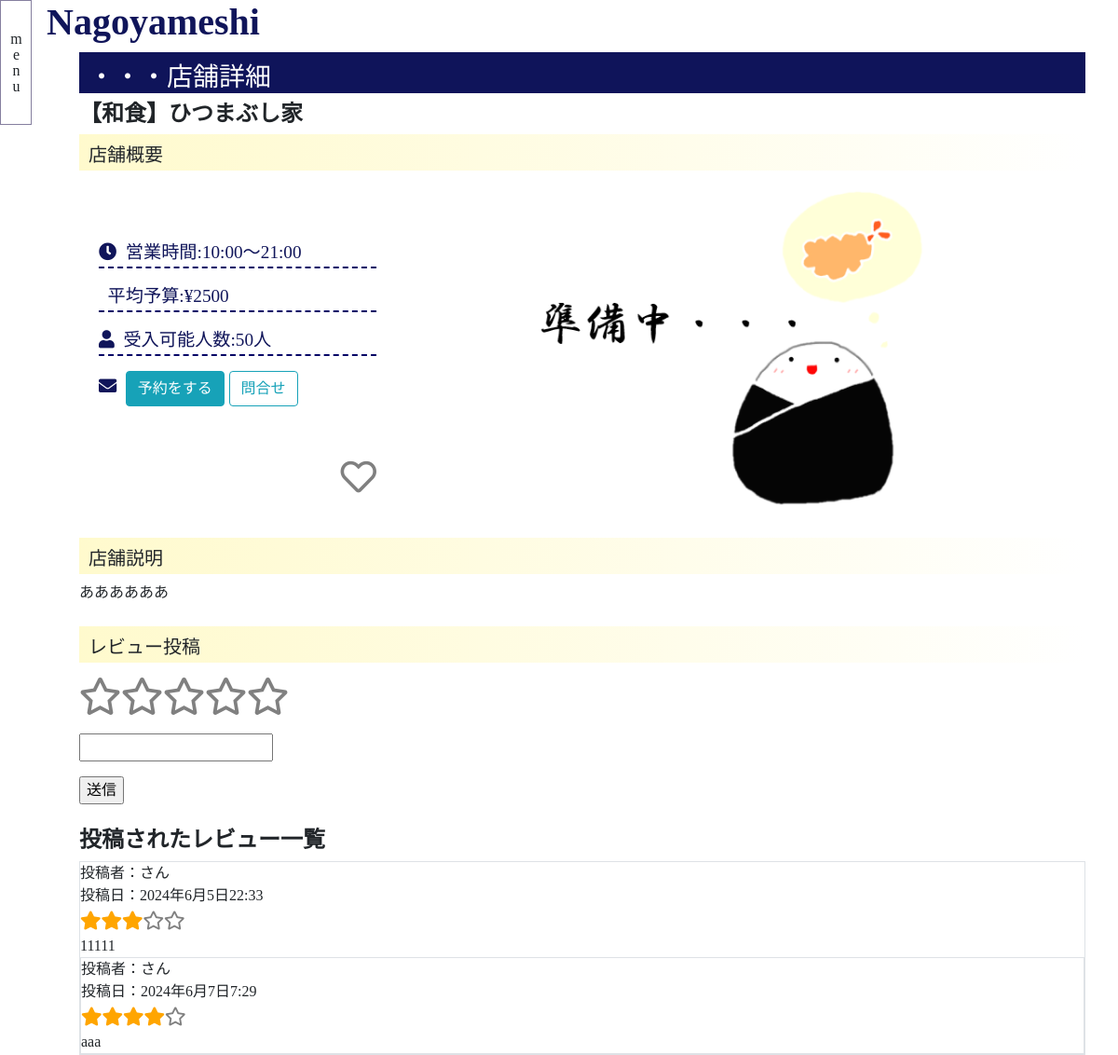
Page /restaurant/1/ on the committed database.
### nagoyameshi/models.py (models this page shows, shortened)
class Restaurant(models.Model):
    name = models.CharField(verbose_name="店舗名",max_length=100)
    category = models.ForeignKey(Category, verbose_name="カテゴリ", on_delete=models.SET_NULL, null=True, blank=True)
    img = models.ImageField(verbose_name="店舗画像", upload_to="nagoyameshi/restaurant/img")
    description = models.TextField(verbose_name="店舗説明文")
    created_date = models.DateTimeField(verbose_name="作成日",auto_now_add=True)
    update_date = models.DateTimeField(verbose_name="編集日",auto_now=True)
    budget = models.PositiveIntegerField(verbose_name="予算")
    capacity = models.PositiveIntegerField(verbose_name="受け入れ可能人数")
    start = models.TimeField(verbose_name="営業開始")
    end = models.TimeField(verbose_name="営業終了")

class Category(models.Model):
    name = models.CharField(verbose_name="カテゴリ名",max_length=10)
    def __str__(self):
        return self.name

class Review(models.Model):
    created_date = models.DateTimeField(verbose_name="作成日時", auto_now_add=True)
    user = models.ForeignKey(User, verbose_name="レビューユーザー", on_delete=models.CASCADE)
    restaurant = models.ForeignKey(Restaurant, verbose_name="対象飲食店", on_delete=models.CASCADE)
    comment = models.TextField(verbose_name="コメント")
    stars = models.IntegerField(verbose_name="評価", validators=[MinValueValidator(1),MaxValueValidator(5)])
    def star_icon(self):
        dic                 = {}
        dic["true_star"]    = self.stars * " "
        dic["false_star"]   = (5-self.stars)* " "
        return dic

### nagoyameshi/views.py (the view)
class RestaurantView(View):
    def get(self, request, pk, *args, **kwargs):
        print(pk)
        context = {}
        context["restaurant"]   = Restaurant.objects.filter(id=pk).first()
        context["reviews"]      = Review.objects.filter(restaurant=pk)
        if request.user.is_authenticated:
            context["is_faved"]     = Fav.objects.filter(user=request.user,restaurant=context["restaurant"]).exists()
        else:
            context["is_faved"]     = False
        return render(request, "nagoyameshi/restaurant.html", context)

### templates/nagoyameshi/restaurant.html (shortened to what this page needs)
{% extends "nagoyameshi/base.html" %}
{% block main %}
<div class="container">
<div class="table-responsive">
<section>
<h3>・・・店舗詳細</h3>
<h4>【{{ restaurant.category }}】{{ restaurant.name }}</h4>
<table style="width: 100%;">
  <tr>
  <h5>&nbsp;&nbsp;店舗概要</h5>
  <td>
          <br>
          <br>
        <ul class="outline">
          <div class="outline-list"><i class="fas fa-clock"></i>&nbsp;&nbsp;営業時間:{{ restaurant.start }}～{{ restaurant.end }}</div>
            <p class="u-line"></p>
          <div class="outline-list">&nbsp;&nbsp;平均予算:¥{{ restaurant.budget }}</div>
            <p class="u-line"></p>
          <div><i class="fas fa-user"></i>&nbsp;&nbsp;受入可能人数:{{ restaurant.capacity }}人</div>
            <p class="u-line"></p>
          <div>
          <i class="fas fa-envelope"></i>&nbsp;
          <a class="btn btn-info" href="{% url 'nagoyameshi:reservation' restaurant.id %}">予約をする</a>
          <input type="submit" value="問合せ" class="btn btn-outline-info">
          </div>
          <br>
          <br>
          <div style="text-align: right;">
            <form action="{% url 'nagoyameshi:fav' restaurant.id %}" method="post">
              <label id="fav_check_label"  for="fav_submit">
                {% if is_faved %}
                <div class="on_fav"><i class="fas fa-heart fa-2x"></i></div>
                {% else %}
                <div class="off_fav"><i class="far fa-heart fa-2x"></i></div>
                {% endif %}
              </label>
          </form>
        </div>
        </ul>
      <td style="text-align: center;">
        <img src="{{ restaurant.img.url }}" alt="店舗画像" style="width: 70%; height: auto;">
      </td>
    </tr>
  </table>
  </div>
<h5>&nbsp;&nbsp;店舗説明</h5>
<div>{{ restaurant.description }}</div>
<br>
<h5>&nbsp;&nbsp;レビュー投稿</h5>
<form action="{% url 'nagoyameshi:review' restaurant.id %}" method="post">
  <div class="star_radio_label_area">
      <div class="star_radio_label_flex">
          <label class="star_radio_label" for="star_radio_5"><div class="true_star" ></div><div class="false_star"><i class="far fa-star"></i></div></label>
          <label class="star_radio_label" for="star_radio_4"><div class="true_star" ></div><div class="false_star"><i class="far fa-star"></i></div></label>
          <label class="star_radio_label" for="star_radio_3"><div class="true_star" ></div><div class="false_star"><i class="far fa-star"></i></div></label>
          <label class="star_radio_label" for="star_radio_2"><div class="true_star" ></div><div class="false_star"><i class="far fa-star"></i></div></label>
          <label class="star_radio_label" for="star_radio_1"><div class="true_star" ></div><div class="false_star"><i class="far fa-star"></i></div></label>
      </div>
  </div>
  <div>
    <p><input type="text" name="comment"></p>
  </div>
  <div>
    <input type="submit" value="送信">
  </div>
</form>
<br>
<h4>投稿されたレビュー一覧</h4>
{% for review in reviews %}
<div class="border">
  <div>投稿者：{{ review.users }}さん</div>
  <div>投稿日：{{ review.created_date }}</div>
    <div class="review_star">
        <span class="review_true_star">{% for s in review.star_icon.true_star %}<i class="fas fa-star"></i>{% endfor %}</span>
        <span class="review_false_star">{% for s in review.star_icon.false_star %}<i class="far fa-star"></i>{% endfor %}</span>
    </div>
    <div>{{ review.comment }}</div>
    {% empty %}
    <div>まだレビューはありません。</div>
    {% endfor %}
{% endblock %}

### static/common/css/style.css (style rules this page uses)
body { font-family: メイリオ; }
h4 { font-weight: bold; }
h5 { background: linear-gradient(90deg, lemonchiffon, white); padding: 10px 0 5px 0; }
ul { list-style: none; margin-left: -20px; }

### static/nagoyameshi/css/nagoyameshi_style.css (style rules this page uses)
h3 { color: white; background-color: rgba(4, 9, 82, 0.952); padding-top: 10px; padding-left: 10px; }
p { color: rgba(4, 9, 82, 0.952); }
.outline { color: rgba(4, 9, 82, 0.952); font-size: larger; }
.u-line { color: rgba(4, 9, 82, 0.952); border-bottom: 2px dashed #000066; }
.off_fav { color:gray; }
.star_radio_label_area { display:inline-block; }
.star_radio_label_flex { font-size:2.5rem; display:flex; flex-direction: row-reverse; }
.star_radio_label { cursor:pointer; }
.false_star { color:gray; }
.review_star { font-size:0; }
.review_star > span { font-size:1.25rem; }
.review_true_star { color:orange; }
.review_false_star { color:gray; }

### rows in the picture
Restaurant: category "和食", name "ひつまぶし家", start "10:00", end "21:00", budget "2500", capacity "50", img (placeholder picture), description "ああああああ"
Review: created_date "2024年6月5日22:33", stars 3 (drawn), comment "11111"
Review: created_date "2024年6月7日7:29", stars 4 (drawn), comment "aaa"
